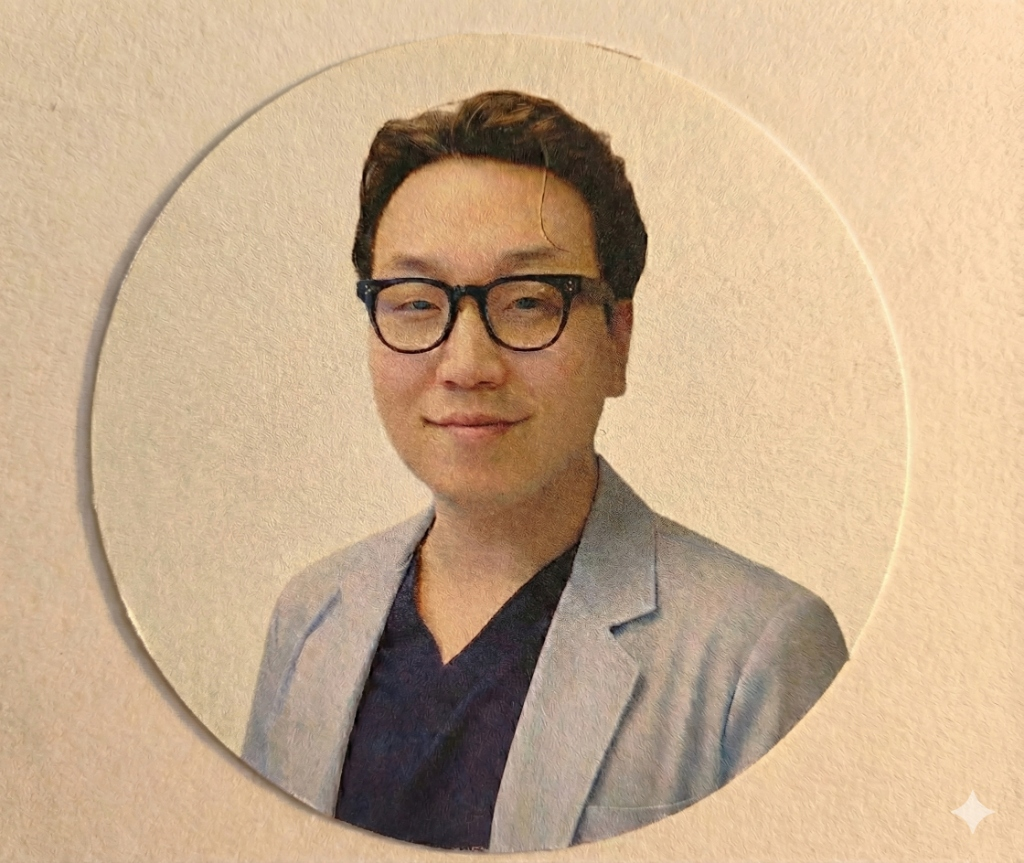
#> input picture assets/doctor-reference.jpg, 1024 x 863 px
$ python remove_watermark.py ../../assets/doctor-reference.jpg ../../assets/doctor-reference.jpg out.png
#> lines starting #> are read from the running program, lines starting #| are printed output that depends on the picture; after the words box and inside, x2 and y2 are one past the last pixel; in counts of white or black regions, pixels touching at a corner belong together
from PIL import Image, ImageDraw
import numpy as np
import sys
import os

Image.MAX_IMAGE_PIXELS = None

def get_available_logos():
    """사용 가능한 로고 목록 반환"""
    script_dir = os.path.dirname(os.path.abspath(__file__))
    logos_dir = os.path.join(os.path.dirname(script_dir), 'logos')

    if not os.path.exists(logos_dir):
        return {}

    logos = {}
    for filename in os.listdir(logos_dir):
        if filename.lower().endswith(('.png', '.jpg', '.jpeg')):
            name = os.path.splitext(filename)[0]
            logos[name] = os.path.join(logos_dir, filename)

    return logos

def get_watermark_region(width, height):
    """
    NotebookLM 워터마크의 정밀한 영역

    실측: 137x13px
    여유: 150x35px
    """
    if width >= 1000:
        offset_right = 9
        offset_bottom = 8
        wm_width = 150
        wm_height = 35
    else:
        offset_right = 1
        offset_bottom = 1
        wm_width = 150
        wm_height = 40

    x1 = width - wm_width - offset_right
    y1 = height - wm_height - offset_bottom
    x2 = width - offset_right
    y2 = height - offset_bottom

    return {
        'x1': x1,
        'y1': y1,
        'x2': x2,
        'y2': y2,
        'width': wm_width,
        'height': wm_height,
        'offset_right': offset_right,
        'offset_bottom': offset_bottom
    }

def get_local_background_color(img, wm_x1, wm_y1, wm_x2, wm_y2):
    """
    워터마크 주변 4방향에서 배경색 샘플링 (개선된 버전)

    - 왼쪽, 위쪽, 오른쪽, 아래쪽에서 각각 샘플링
    - 중앙값(median)을 사용하여 이상치 제거
    - 더 자연스러운 배경색 추출
    """
    arr = np.array(img)
    height, width = arr.shape[:2]

    samples = []
    sample_size = 40  # 샘플링 영역 크기

    # 1. 왼쪽 샘플링
    left_x1 = max(0, wm_x1 - sample_size)
    left_x2 = max(0, wm_x1 - 5)
    left_y1 = max(0, wm_y1 + 5)
    left_y2 = min(height, wm_y2 - 5)

    if left_x2 > left_x1 and left_y2 > left_y1:
        left_sample = arr[left_y1:left_y2, left_x1:left_x2]
        samples.append(left_sample)

    # 2. 위쪽 샘플링
    top_x1 = max(0, wm_x1 + 5)
    top_x2 = min(width, wm_x2 - 5)
    top_y1 = max(0, wm_y1 - sample_size)
    top_y2 = max(0, wm_y1 - 5)

    if top_x2 > top_x1 and top_y2 > top_y1:
        top_sample = arr[top_y1:top_y2, top_x1:top_x2]
        samples.append(top_sample)

    # 3. 오른쪽 샘플링 (워터마크가 우측 끝이 아닌 경우)
    if wm_x2 < width - 10:
        right_x1 = min(width, wm_x2 + 5)
        right_x2 = min(width, wm_x2 + sample_size)
        right_y1 = max(0, wm_y1 + 5)
        right_y2 = min(height, wm_y2 - 5)

        if right_x2 > right_x1 and right_y2 > right_y1:
            right_sample = arr[right_y1:right_y2, right_x1:right_x2]
            samples.append(right_sample)

    # 4. 아래쪽 샘플링 (워터마크가 하단 끝이 아닌 경우)
    if wm_y2 < height - 10:
        bottom_x1 = max(0, wm_x1 + 5)
        bottom_x2 = min(width, wm_x2 - 5)
        bottom_y1 = min(height, wm_y2 + 5)
        bottom_y2 = min(height, wm_y2 + sample_size)

        if bottom_x2 > bottom_x1 and bottom_y2 > bottom_y1:
            bottom_sample = arr[bottom_y1:bottom_y2, bottom_x1:bottom_x2]
            samples.append(bottom_sample)

    # 모든 샘플의 중앙값 사용 (이상치 제거)
    if samples:
        all_samples = np.concatenate([s.reshape(-1, 3) for s in samples])
        bg_color = tuple(np.median(all_samples, axis=0).astype(int))
        return bg_color

    return (240, 240, 240)

def create_gradient_fill(img, wm_x1, wm_y1, wm_x2, wm_y2, bg_color):
    """
    워터마크 영역을 그라디언트로 부드럽게 채우기

    - 주변 픽셀과 자연스럽게 블렌딩
    - 경계 부분에 페더링 적용
    - 더 자연스러운 결과
    """
    arr = np.array(img)
    height, width = arr.shape[:2]

    # 워터마크 영역 크기
    wm_width = wm_x2 - wm_x1
    wm_height = wm_y2 - wm_y1

    # 페더링 영역 크기 (경계를 부드럽게)
    feather_size = min(10, wm_width // 4, wm_height // 4)

    # 배경색으로 기본 채우기
    arr[wm_y1:wm_y2, wm_x1:wm_x2] = bg_color

    # 좌측 경계 블렌딩
    if wm_x1 >= feather_size:
        for i in range(feather_size):
            t = (i + 1) / feather_size
            alpha = t * t * (3 - 2 * t) # Smoothstep blending
            x = wm_x1 + i
            # 왼쪽 원본 픽셀과 블렌딩
            for y in range(wm_y1, wm_y2):
                if x - feather_size >= 0:
                    original = arr[y, x - feather_size].astype(float)
                    blended = original * (1 - alpha) + np.array(bg_color) * alpha
                    arr[y, x] = blended.astype(np.uint8)

    # 상단 경계 블렌딩
    if wm_y1 >= feather_size:
        for i in range(feather_size):
            t = (i + 1) / feather_size
            alpha = t * t * (3 - 2 * t)
            y = wm_y1 + i
            # 위쪽 원본 픽셀과 블렌딩
            for x in range(wm_x1, wm_x2):
                if y - feather_size >= 0:
                    original = arr[y - feather_size, x].astype(float)
                    blended = original * (1 - alpha) + np.array(bg_color) * alpha
                    arr[y, x] = blended.astype(np.uint8)

    # 우측 경계 블렌딩 (워터마크가 이미지 끝이 아닌 경우)
    if wm_x2 < width - feather_size:
        for i in range(feather_size):
            t = (i + 1) / feather_size
            alpha = 1 - (t * t * (3 - 2 * t))
            x = wm_x2 - 1 - i
            # 오른쪽 원본 픽셀과 블렌딩
            for y in range(wm_y1, wm_y2):
                if x + feather_size < width:
                    original = arr[y, x + feather_size].astype(float)
                    blended = np.array(bg_color) * alpha + original * (1 - alpha)
                    arr[y, x] = blended.astype(np.uint8)

    # 하단 경계 블렌딩 (워터마크가 이미지 끝이 아닌 경우)
    if wm_y2 < height - feather_size:
        for i in range(feather_size):
            t = (i + 1) / feather_size
            alpha = 1 - (t * t * (3 - 2 * t))
            y = wm_y2 - 1 - i
            # 아래쪽 원본 픽셀과 블렌딩
            for x in range(wm_x1, wm_x2):
                if y + feather_size < height:
                    original = arr[y + feather_size, x].astype(float)
                    blended = np.array(bg_color) * alpha + original * (1 - alpha)
                    arr[y, x] = blended.astype(np.uint8)

    return Image.fromarray(arr)

def remove_watermark(image_path, logo_path=None, output_path=None):
    """
    NotebookLM 워터마크 제거 + 로고 삽입 (선택)

    워터마크: 150 x 35px (최소)
    로고: 40px (원래 크기)

    Parameters:
    - image_path: 입력 이미지 경로
    - logo_path: 로고 경로/이름 (None=기본, "none"=로고없음)
    - output_path: 출력 경로 (None=자동생성)
    """
#> called with image_path = '../../assets/doctor-reference.jpg', logo_path = '../../assets/doctor-reference.jpg', output_path = 'out.png'
    print(f"=== NotebookLM 워터마크 제거 ===")

    # 로고 사용 여부 결정 (기본값: 비활성화)
    use_logo = False
    if logo_path is not None and logo_path.lower() == "none":
        use_logo = False
        print(f"✅ 로고 없이 워터마크만 제거")
    elif logo_path is None:
        use_logo = False
        print(f"✅ 워터마크만 제거 (로고 비활성화)")
    elif not os.path.exists(logo_path):
        available_logos = get_available_logos()
        if logo_path in available_logos:
            logo_path = available_logos[logo_path]
            use_logo = True
            print(f"✅ 로고 선택: {os.path.basename(logo_path)}")
        else:
            print(f"❌ 오류: 로고를 찾을 수 없습니다: {logo_path}")
            print(f"\n사용 가능한 로고:")
            for name in available_logos.keys():
                print(f"  - {name}")
            sys.exit(1)
    else:
        use_logo = True
        print(f"✅ 커스텀 로고: {logo_path}")

    if use_logo and not os.path.exists(logo_path):
        print(f"❌ 오류: 로고 파일 없음: {logo_path}")
        sys.exit(1)

    if output_path is None:
        base, ext = os.path.splitext(image_path)
        output_path = f"{base}_clean{ext}"

    # 이미지 로드
    img = Image.open(image_path)
#> img is the input picture: PIL image 1024x863 RGB; mean R, G, B 199, 171.6, 141.2
    if img.mode != 'RGB':
        img = img.convert('RGB')

    width, height = img.size
#> width = 1024; height = 863
    print(f"이미지 크기: {width} x {height}px")
#| 이미지 크기: 1024 x 863px

    # 워터마크 영역
    wm = get_watermark_region(width, height)

    print(f"워터마크 제거: {wm['width']} x {wm['height']}px")
#| 워터마크 제거: 150 x 35px
    print(f"  좌표: ({wm['x1']}, {wm['y1']}) → ({wm['x2']}, {wm['y2']})")
#|   좌표: (865, 820) → (1015, 855)

    # 배경색 (4방향 샘플링, 중앙값 사용)
    background_color = get_local_background_color(img, wm['x1'], wm['y1'], wm['x2'], wm['y2'])
#> in get_local_background_color, `left_sample = arr[left_y1:left_y2, left_x1:left_x2]`:
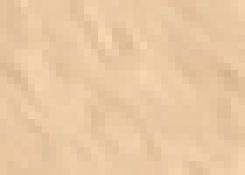
#> left_sample: shape (25, 35, 3) (shown 7 times larger); mean R, G, B 233.5, 199.6, 162
#> in get_local_background_color, `top_sample = arr[top_y1:top_y2, top_x1:top_x2]`:
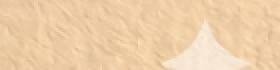
#> top_sample: shape (35, 140, 3) (shown 2 times larger); mean R, G, B 238.6, 206.7, 169.7
#> in get_local_background_color, `bg_color = tuple(np.median(all_samples, axis=0).astype(int))`: bg_color = (238, 204, 166)
#> background_color = (238, 204, 166)
    print(f"배경색: RGB{background_color}")
#| 배경색: RGB(238, 204, 166)

    # 워터마크 제거 (그라디언트 블렌딩 적용)
    print(f"  그라디언트 블렌딩 적용 중...")
    img = create_gradient_fill(img, wm['x1'], wm['y1'], wm['x2'], wm['y2'], background_color)
#> in create_gradient_fill, `arr[wm_y1:wm_y2, wm_x1:wm_x2] = bg_color`: arr: shape (863, 1024, 3); 0.57% of pixels changed, all inside (x1, y1, x2, y2) = (865, 820, 1015, 855)
#> after the loop in create_gradient_fill, `for i in range(feather_size):`: arr: shape (863, 1024, 3); mean R, G, B 199, 171.6, 141.2
#> after the loop in create_gradient_fill, `for i in range(feather_size):`: arr: shape (863, 1024, 3); mean R, G, B 199, 171.6, 141.2
#> after the loop in create_gradient_fill, `for i in range(feather_size):`: arr: shape (863, 1024, 3); mean R, G, B 199, 171.6, 141.2
    print(f"✅ 워터마크 제거 완료 (자연스러운 블렌딩)")

    # 로고 삽입
    if use_logo:
        logo = Image.open(logo_path)
        if logo.mode != 'RGBA':
            logo = logo.convert('RGBA')

        # 로고 색상 변환
        logo_array = np.array(logo)
        new_logo = np.zeros_like(logo_array)

        for i in range(logo_array.shape[0]):
            for j in range(logo_array.shape[1]):
                r, g, b, a = logo_array[i, j]

                if a < 10:
                    new_logo[i, j] = [background_color[0], background_color[1],
                                     background_color[2], 0]
                elif r > 200 and g > 200 and b > 200:
                    new_logo[i, j] = [background_color[0], background_color[1],
                                     background_color[2], 255]
                else:
                    new_logo[i, j] = [r, g, b, a]

        logo_converted = Image.fromarray(new_logo.astype('uint8'), 'RGBA')

        # 로고 크기: 40px (원래대로)
        logo_size = 40
        logo_resized = logo_converted.resize((logo_size, logo_size),
                                            Image.Resampling.LANCZOS)
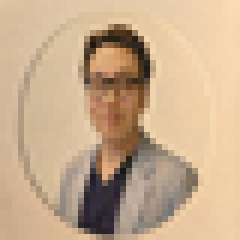
#> logo_resized: PIL image 40x40 RGBA (shown 6 times larger); mean R, G, B, A 199, 171.5, 141.1, 255

        # 로고 위치 (워터마크 영역 중앙)
        center_x = (wm['x1'] + wm['x2']) // 2
#> center_x = 940
        center_y = (wm['y1'] + wm['y2']) // 2
#> center_y = 837
        logo_x = center_x - logo_size // 2
#> logo_x = 920
        logo_y = center_y - logo_size // 2
#> logo_y = 817

        print(f"로고: {logo_size}px")

        # 합성
        img_rgba = img.convert('RGBA')
        img_rgba.paste(logo_resized, (logo_x, logo_y), logo_resized)
        img = img_rgba.convert('RGB')

        print(f"✅ 로고 삽입 완료")

    # 저장
    img.save(output_path, 'PNG', quality=95)

    file_size_mb = os.path.getsize(output_path) / (1024 * 1024)
    file_kb = os.path.getsize(output_path) / 1024

    # 10MB 초과 시 자동 압축
    if file_size_mb > 10:
        print(f"\n⚠️ PNG 용량이 10MB를 초과했습니다 ({file_size_mb:.2f} MB)")
        print(f"   네이버 블로그 업로드 한도에 맞춰 자동 압축합니다...")

        original_width, original_height = img.size

        # 1단계: 1200px로 리사이즈
        if original_width > 1200:
            target_width = 1200
            aspect_ratio = original_height / original_width
            target_height = int(target_width * aspect_ratio)

            img_resized = img.resize((target_width, target_height), Image.Resampling.LANCZOS)
            print(f"   리사이즈: {original_width}px → {target_width}px")

            # 리사이즈된 이미지 저장
            img_resized.save(output_path, 'PNG', optimize=True)
            file_size_mb = os.path.getsize(output_path) / (1024 * 1024)
            file_kb = os.path.getsize(output_path) / 1024

            print(f"   압축 후: {file_size_mb:.2f} MB")

        # 2단계: 여전히 10MB 초과면 JPEG로 변환
        if file_size_mb > 10:
            print(f"   PNG로는 10MB 이하 압축 불가능")
            print(f"   JPEG로 변환합니다...")

            # JPEG로 변환
            base, _ = os.path.splitext(output_path)
            jpg_path = f"{base}.jpg"

            rgb_img = img.convert('RGB') if img.mode != 'RGB' else img
            quality = 85
            rgb_img.save(jpg_path, 'JPEG', quality=quality, optimize=True)
            jpg_size = os.path.getsize(jpg_path) / (1024 * 1024)

            # 10MB 이하가 될 때까지 품질 낮추기
            while jpg_size > 10 and quality > 60:
                quality -= 5
                rgb_img.save(jpg_path, 'JPEG', quality=quality, optimize=True)
                jpg_size = os.path.getsize(jpg_path) / (1024 * 1024)

            print(f"   JPEG 저장: {jpg_path}")
            print(f"   용량: {jpg_size:.2f} MB (품질 {quality}%)")
            print(f"\n✅ PNG는 고품질 원본으로 유지됩니다")
            print(f"   PNG: {output_path} ({file_size_mb:.2f} MB)")
            print(f"   JPEG: {jpg_path} ({jpg_size:.2f} MB) ⭐ 블로그 업로드용")
        else:
            print(f"✅ 압축 완료: {file_size_mb:.2f} MB (10MB 이하)")

    print(f"\n✅ 저장: {output_path} ({file_kb:.0f} KB)")

    return output_path

if __name__ == "__main__":
    if len(sys.argv) < 2:
        print("Usage: python remove_watermark.py <image> [logo] [output]")
        print("\n💡 NotebookLM 워터마크 제거:")
        print("  - 제거 영역: 150 x 35px (최소)")
        print("  - 로고 크기: 40px")
        print("\n💡 로고 옵션 (기본: 비활성화):")
        print("  - 미지정 또는 none: 워터마크만 제거")
        print("  - 로고 경로 지정: 해당 로고 삽입")
        print("  - 로고명: favicon, horizontal 등")
        print("\n📋 사용 가능한 로고:")

        available_logos = get_available_logos()
        if available_logos:
            for name in sorted(available_logos.keys()):
                print(f"  ✅ {name}")
        else:
            print("  (로고 없음)")

        print("\n📝 Examples:")
        print("  python remove_watermark.py input.png")
        print("    → 워터마크만 제거 (로고 비활성화)")
        print()
        print("  python remove_watermark.py input.png favicon")
        print("    → 워터마크 제거 + favicon 로고 (40px)")
        sys.exit(1)

    image_path = sys.argv[1]
    logo_path = sys.argv[2] if len(sys.argv) > 2 else None
    output_path = sys.argv[3] if len(sys.argv) > 3 else None

    remove_watermark(image_path, logo_path, output_path)
